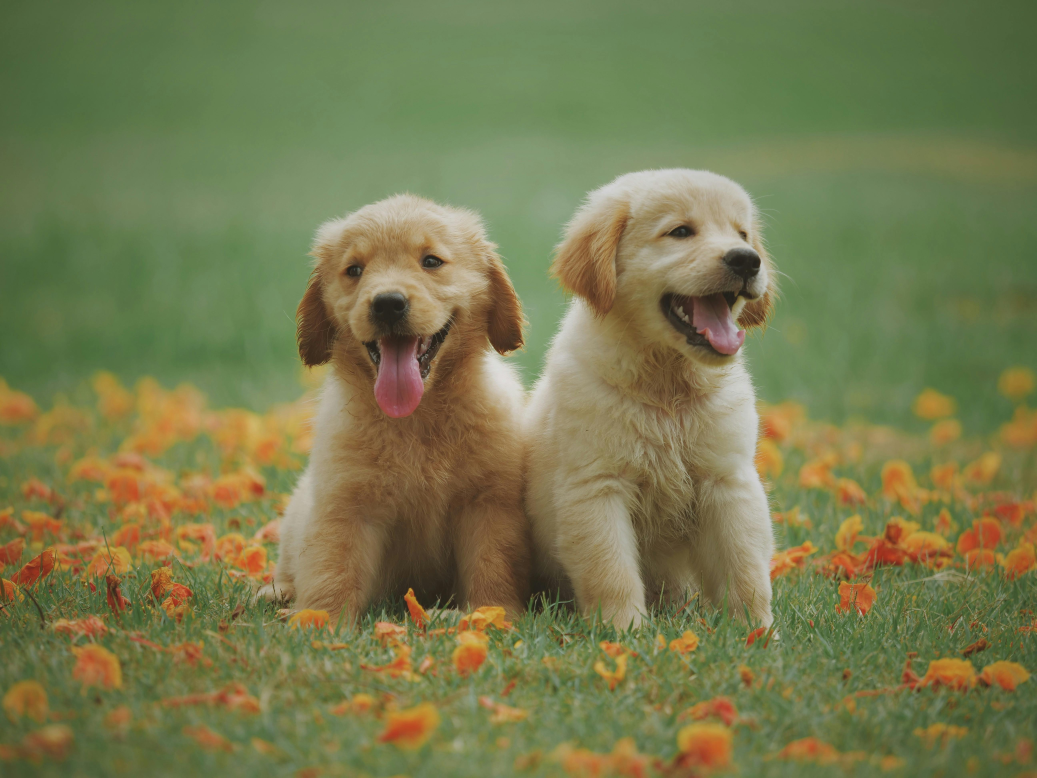
#> input picture CV-Lab/Lab-2/Res/dog.jpeg, 5184 x 3888 px (shown at 1/5 size)
$ python q1.py
#> lines starting #> are read from the running program, lines starting #| are printed output that depends on the picture
import cv2 as cv
import numpy as np
import matplotlib.pyplot as plt


def show_histogram(img, title="Title"):
    hist, bins = np.histogram(img.flatten(), 256, [0, 256])
    cdf = hist.cumsum()
    cdf_normalized = cdf * float(hist.max()) / cdf.max()
    plt.plot(cdf_normalized, color='b')
    plt.hist(img.flatten(), 256, [0, 256], color='r')
    plt.xlim([0, 256])
    plt.legend(('cdf', 'histogram'), loc='upper left')
    plt.title(title)
    plt.show()


img = cv.imread("./Res/dog.jpeg")
#> img is the input picture: shape (3888, 5184, 3); mean B, G, R 78.3, 122, 119.3
img = cv.resize(img, dsize=(img.shape[1]//5, img.shape[0]//5))
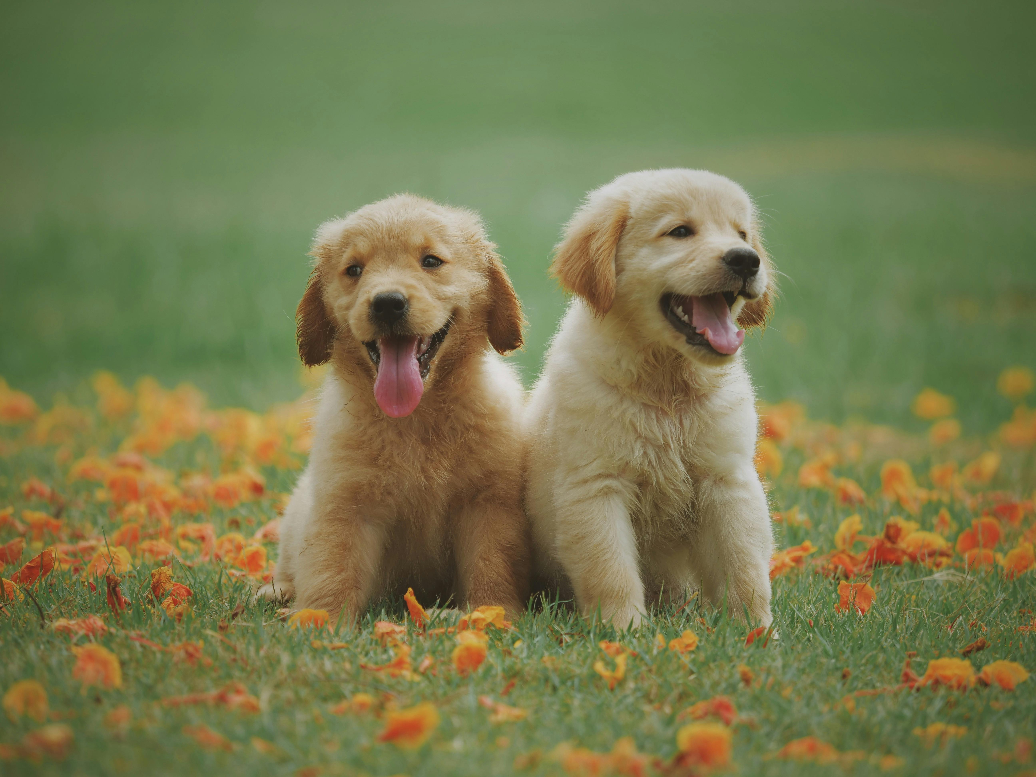
#> img: shape (777, 1036, 3); mean B, G, R 78.2, 121.9, 119.2

grey_img = cv.cvtColor(img, cv.COLOR_BGR2GRAY)
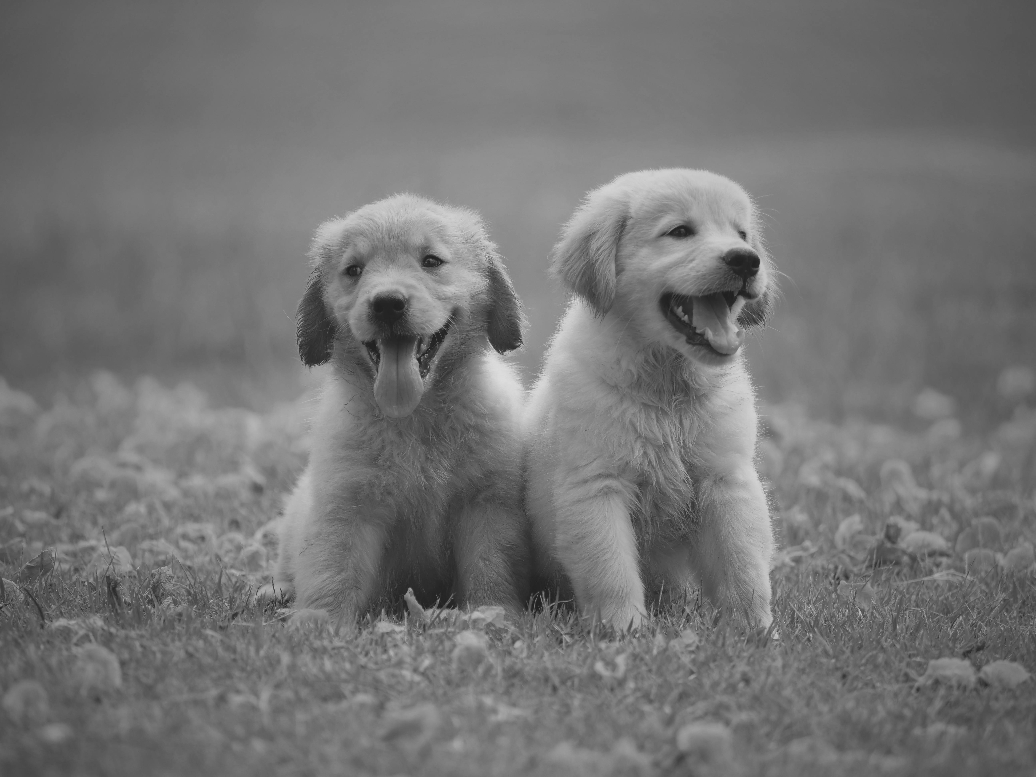
#> grey_img: shape (777, 1036); min 28, max 222, mean 116.1

#cv.imshow("frame", grey_img)
#cv.waitKey(0)
#cv.destroyAllWindows()

show_histogram(grey_img, "Original Histogram")
#> in show_histogram, `hist, bins = np.histogram(img.flatten(), 256, [0, 256])`: hist = 256 values, max 18381 at index 126, min 0 at index 0, mean 3144.4; bins = 257 values from 0 to 256
#> in show_histogram, `cdf = hist.cumsum()`: cdf = 256 values from 0 to 804972
#> in show_histogram, `cdf_normalized = cdf * float(hist.max()) / cdf.max()`: cdf_normalized = 256 values from 0 to 18381
#> in show_histogram, `plt.show()`:
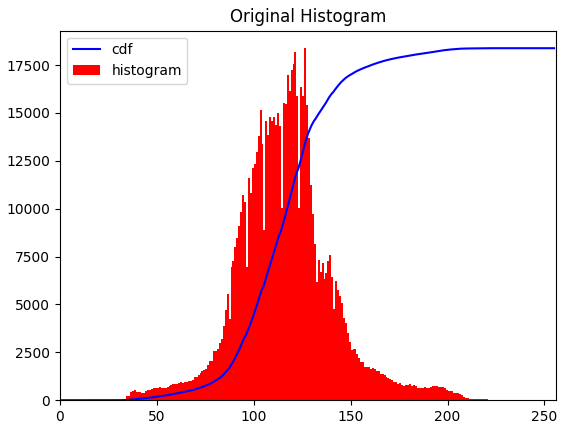
#> figure drawn by matplotlib, 1 panel; tallest bar 18381 high, from x = 126 to 127; curve peaks at x = 222, y = 18381

equ = cv.equalizeHist(grey_img)
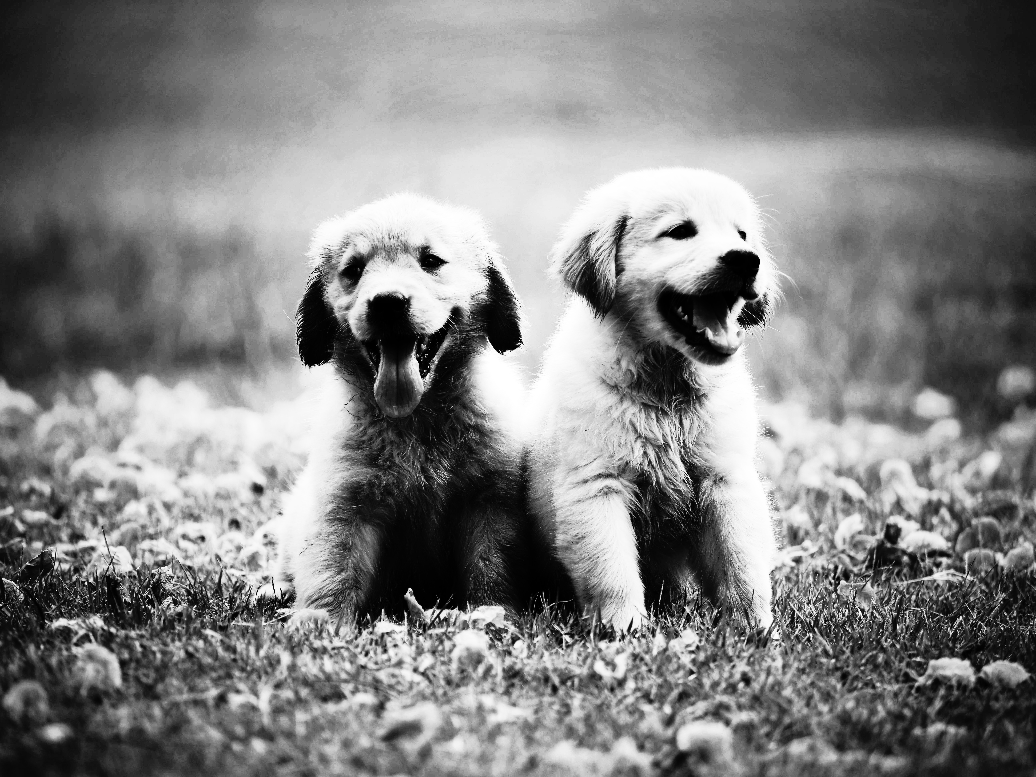
#> equ: shape (777, 1036); min 0, max 255, mean 129.2
cv.imshow('Original - Image', grey_img)
cv.imshow('Equalized Histogram - Image', equ)

cv.waitKey(0)
cv.destroyAllWindows()

show_histogram(equ, "Equalized Histogram")
#> call 2 of show_histogram, with title = 'Equalized Histogram'
#> in show_histogram (call 2), `hist, bins = np.histogram(img.flatten(), 256, [0, 256])`: hist = 256 values, max 18381 at index 184, min 0 at index 20, mean 3144.4
#> in show_histogram (call 2), `cdf = hist.cumsum()`: cdf = 256 values from 1480 to 804972
#> in show_histogram (call 2), `cdf_normalized = cdf * float(hist.max()) / cdf.max()`: cdf_normalized = 256 values from 33.79 to 18381
#> in show_histogram (call 2), `plt.show()`:
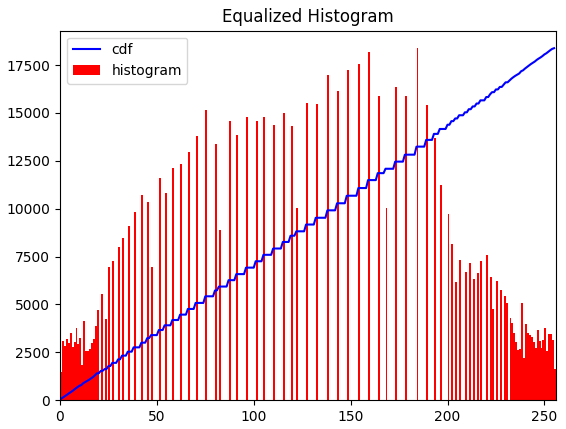
#> figure drawn by matplotlib, 1 panel; tallest bar 18381 high, from x = 184 to 185; curve peaks at x = 255, y = 18381

$ run again, with CV-Lab/Lab-2/Res/fixed_bright_img.jpeg copied over CV-Lab/Lab-2/Res/dog.jpeg
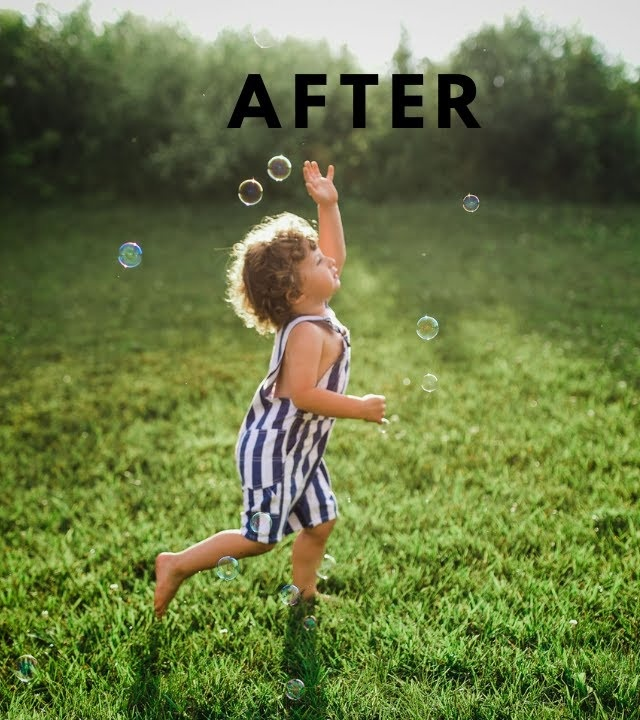
#> input picture CV-Lab/Lab-2/Res/fixed_bright_img.jpeg, 640 x 720 px
#> img is the input picture: shape (720, 640, 3); mean B, G, R 68.3, 121, 107
#> img: shape (144, 128, 3)
#> hist = 256 values, max 191 at index 95, min 0 at index 253, mean 72; bins = 257 values from 0 to 256
#> cdf = 256 values from 60 to 18432
#> cdf_normalized = 256 values from 0.622 to 191
#> `equ = cv.equalizeHist(grey_img)`:
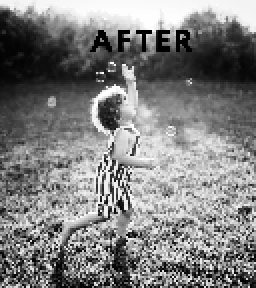
#> equ: shape (144, 128) (shown 2 times larger); min 0, max 255, mean 127.8
#> hist = 256 values, max 191 at index 105, min 0 at index 16, mean 72
#> in show_histogram (call 2), `plt.show()`:
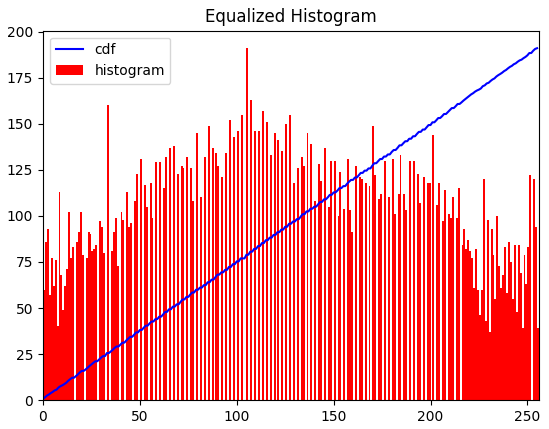
#> figure drawn by matplotlib, 1 panel; tallest bar 191 high, from x = 105 to 106; curve peaks at x = 255, y = 191
